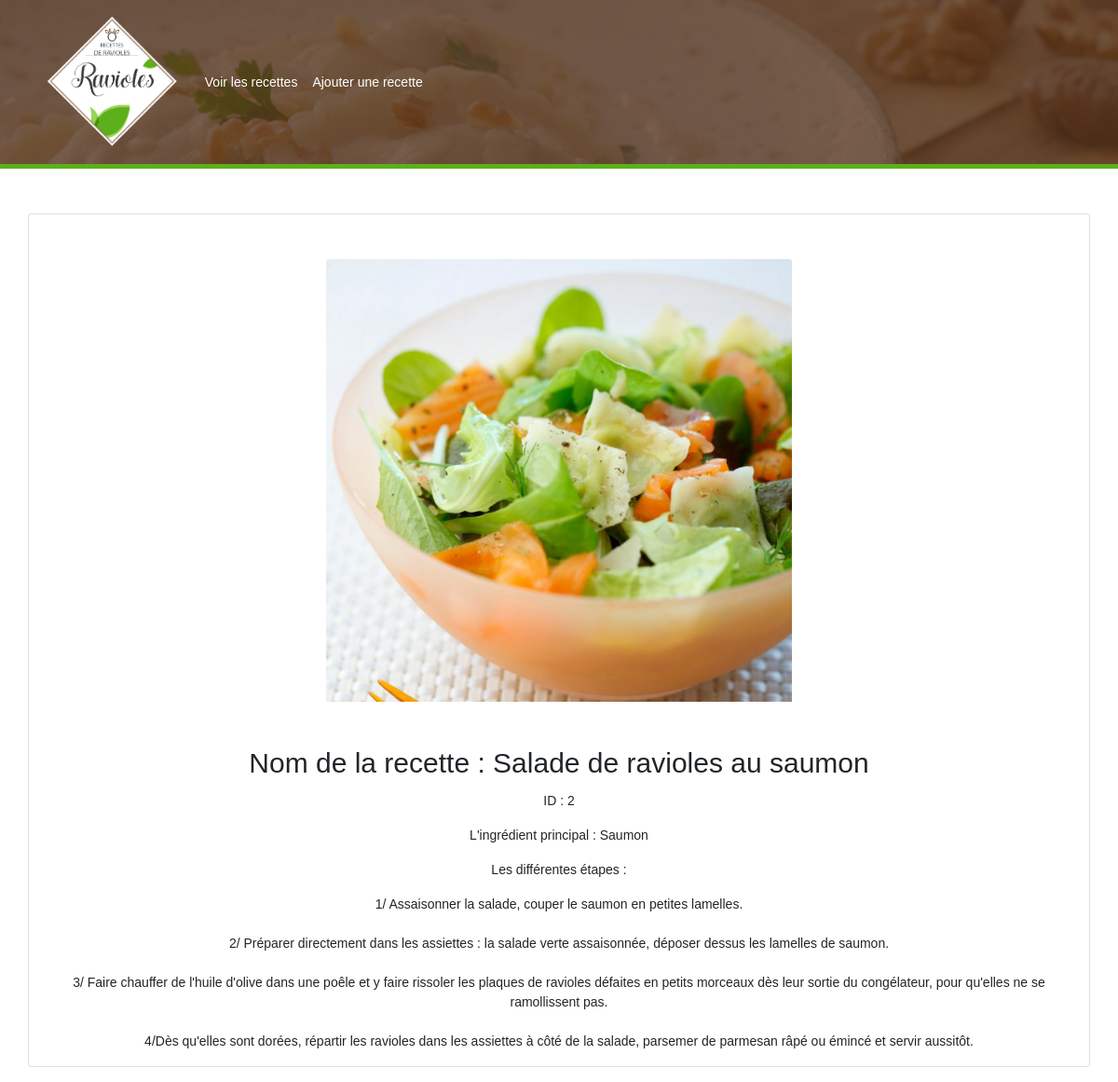
Page /index.php?controller=recette&action=detailRecette&id=2 on the committed database.
### tables this page shows
CREATE TABLE IF NOT EXISTS `raviole` (
  `id` int(11) NOT NULL AUTO_INCREMENT,
  `ingredient_principal` varchar(250) NOT NULL,
  `titre` varchar(250) NOT NULL,
  `recette` text DEFAULT NULL,
  `file` varchar(250) DEFAULT NULL,
  PRIMARY KEY (`id`),
  UNIQUE KEY `raviole_id_uindex` (`id`)
);

### Controller/recette-controller.php (called while the page is built, shortened)
<?php
class RecetteController {
    public function detailRecette($id)
    {
        $recetteManager = new RecetteManager();
        $recette = $recetteManager->select($id);
        require 'View/recette-detail.php';
    }
}

### Model/Manager/DbManager.php (called while the page is built, shortened)
<?php
class DbManager{
    private $host = 'localhost';
    private $dbName = 'recettes_cuisine';
    private $username = 'root';
    private $password = '';
    public function __construct()
    {
        try {
            $this->bdd = new PDO('mysql:host='.$this->host.'; dbname='. $this->dbName , $this->username, $this->password);
        }
        catch(Exception $e) {
            die('Erreur '.$e->getMessage());
        }
    }
}

### Model/Manager/recette-manager.php (called while the page is built, shortened)
<?php
    class RecetteManager extends DbManager {
        public function select($id)
        {
            $requete = $this->bdd->prepare("SELECT * FROM raviole WHERE id = ?");
            $requete->bindParam(1, $id);
            $requete->execute();
            $res = $requete->fetch();
            $recette = new Recette($res['id'], $res['titre'], $res['ingredient_principal'], $res['recette'], $res['file']);
            return $recette;
        }
    }

### Model/Class/recette.php (called while the page is built, shortened)
<?php
    class Recette{
        private $id;
        private $titre;
        private $ingredient_principal;
        private $contenu;
        private $file;
    public function __construct($id = null, $titre, $ingredient_principal, $contenu, $file)
    {
        $this->id = $id;
        $this->titre = $titre;
        $this->ingredient_principal = $ingredient_principal;
        $this->contenu = $contenu;
        $this->file = $file;
    }
        public function getId()
        {
            return $this->id;
        }
        public function getTitre()
        {
            return $this->titre;
        }
        public function getIngredientPrincipal()
        {
            return $this->ingredient_principal;
        }
        public function getContenu()
        {
            return $this->contenu;
        }
        public function getImage()
        {
            return $this->file;
        }
    }

### View/recette-detail.php (the view, shortened to what this page needs)
<html>
<head>
</head>
<body>
<?php
include 'nav.php';
?>
<div id="detail" class="card mb-3 text-center container mt-5 pt-5">
    <img style="max-width: 500px;" class="m-auto card-img-top img-fluid pb-5" src="uploads/<?php echo($recette->getImage()); ?>"
         alt="Image de la recette <?php echo $recette->getTitre()?>"
    <div class="card-body">
        <h2 class="card-title">Nom de la recette : <?php echo $recette->getTitre()?></h2>
        <p class="card-text">ID : <?php echo $recette->getId()?></p>
        <p>L'ingrédient principal : <?php echo $recette->getIngredientPrincipal()?></p>
        <p>Les différentes étapes : </p>
            <p><?php echo nl2br($recette->getContenu())?></p>
    </div>
</body>
</html>

### index.php (shortened to what this page needs)
<?php
if($_GET['controller'] === 'default' && $_GET['action'] === 'home'){
    $recetteController = new DefaultController();
    $recetteController->home();
}
else if($_GET['controller'] === 'recette' && $_GET['action'] === 'displayForm'){
    $recetteController = new RecetteController();
    $recetteController->displayForm();
}
else if($_GET['controller'] === 'recette' && $_GET['action'] === 'addRecette'){
    $recetteController = new RecetteController();
    $recetteController->addRecette();
}
else if($_GET['controller'] === 'recette' && $_GET['action'] === 'delete' && isset($_GET['id'])){
    $recetteController = new RecetteController();
    $recetteController->deleteRecette($_GET['id']);
}
else if($_GET['controller'] === 'recette' && $_GET['action'] === 'displayUpdateForm' && isset($_GET['id'])){
    $recetteController = new RecetteController();
    $recetteController->displayUpdateForm($_GET['id']);
}
else if($_GET['controller'] === 'recette' && $_GET['action'] === 'updateRecette' && isset($_GET['id'])){
    $recetteController = new RecetteController();
    $recetteController->updateRecette($_GET['id']);
}
else if($_GET['controller'] === 'recette' && $_GET['action'] === 'detailRecette' && isset($_GET['id'])){
    $recetteController = new RecetteController();
    $recetteController->detailRecette($_GET['id']);
}
else {
    throw new Exception('La page demandée n\'existe pas', 404);
}

### View/nav.php (shortened to what this page needs)
<nav class="navbar navbar-expand-lg navbar-dark container-fluid">
    <div class="container justify-content-around">
        <a class="navbar-brand" href="../POO_exam/index.php?controller=default&action=home"><img class="img-fluid" src="assets/img/lelogo.png"></a>
        <div class="collapse navbar-collapse" id="navbarNav">
            <ul class="navbar-nav">
                <li class="nav-item active">
                    <a class="nav-link" href="../POO_exam/index.php?controller=default&action=home">Voir les recettes </a>
                </li>
                <li class="nav-item active">
                    <a class="nav-link" href="../POO_exam/index.php?controller=recette&action=displayForm">Ajouter une recette</a>
                </li>
            </ul>
        </div>
    </div>
</nav>

### assets/css/main.css (style rules this page uses)
body { font-family: "Poppins", "Arial", "Helvetica Neue", sans-serif; font-weight: 400; font-size: 14px; }
h1, h2, h3, h4, h5, h6 { font-weight: 400; }
h2 { font-size: 30px; }
nav { background-image: url("../img/Recette-ravioles-cepes-noix.jpg"); background-position: center; background-repeat: no-repeat; background-size: cover; border-bottom : solid 5px #5cb01b; }
.navbar-brand img { height: 150px; }
body { background-image: url("../img/galaxy.jpg"); background-position: center; background-repeat: no-repeat; background-size: cover; background-attachment: fixed; }

### rows in the picture
raviole: file (picture), titre "Salade de ravioles au saumon", id "2", ingredient_principal "Saumon", recette "1/ Assaisonner la salade, couper le saumon en petites lamelles. 2/ Préparer directement dans les assiettes : la salade verte assaisonnée, déposer dessus les lamelles de saumon. 3/ Faire chauffer de l'huile d'olive dans une poêle et y faire rissoler les plaques de ravioles défaites en petits morceaux dès leur sortie du congélateur, pour qu'elles ne se ramollissent pas. 4/Dès qu'elles sont dorées, répartir les ravioles dans les assiettes à côté de la salade, parsemer de parmesan râpé ou émincé et servir aussitôt."
